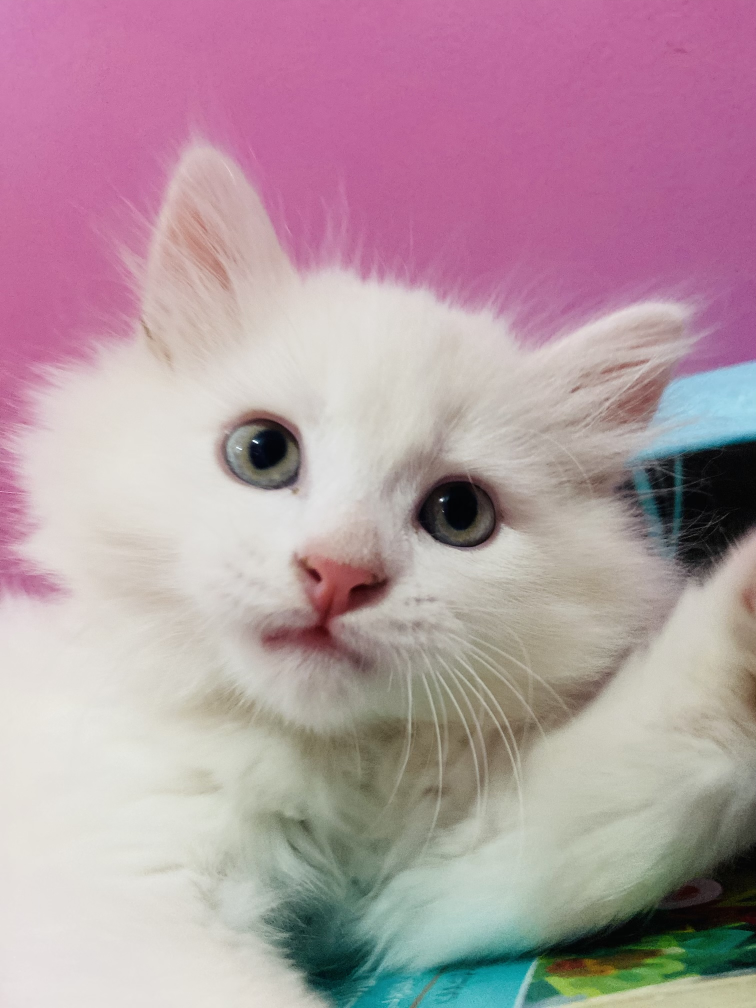
#> input picture data/cat.0.jpg, 1512 x 2016 px (shown at 1/2 size); its folder holds only this picture in this run
$ python resize.py
#> lines starting #> are read from the running program, lines starting #| are printed output that depends on the picture
#!/usr/bin/python3
'''
This script is a specialized utility designed to streamline the process of image resizing.
It operates by sourcing images from a designated ‘data’ folder,
applies a resizing operation to each image,
and subsequently stores the resized images in a separate ‘data2’ folder.
'''
import cv2

dim = (300, 300)

for i in range(10):
    img1 = cv2.imread(f"./data/cat.{i}.jpg", cv2.COLOR_BGR2GRAY)
#> img1 is the input picture: shape (2016, 1512, 3); mean B, G, R 162.2, 153.4, 178.8
    img2 = cv2.imread(f"./data/dog.{i}.jpg", cv2.COLOR_BGR2GRAY)

    resized1 = cv2.resize(img1, dim, interpolation=cv2.INTER_AREA)
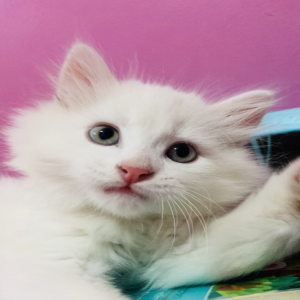
#> resized1: shape (300, 300, 3); mean B, G, R 162.2, 153.4, 178.8
#> (the run stopped early here; a loop or call above may not have finished)
